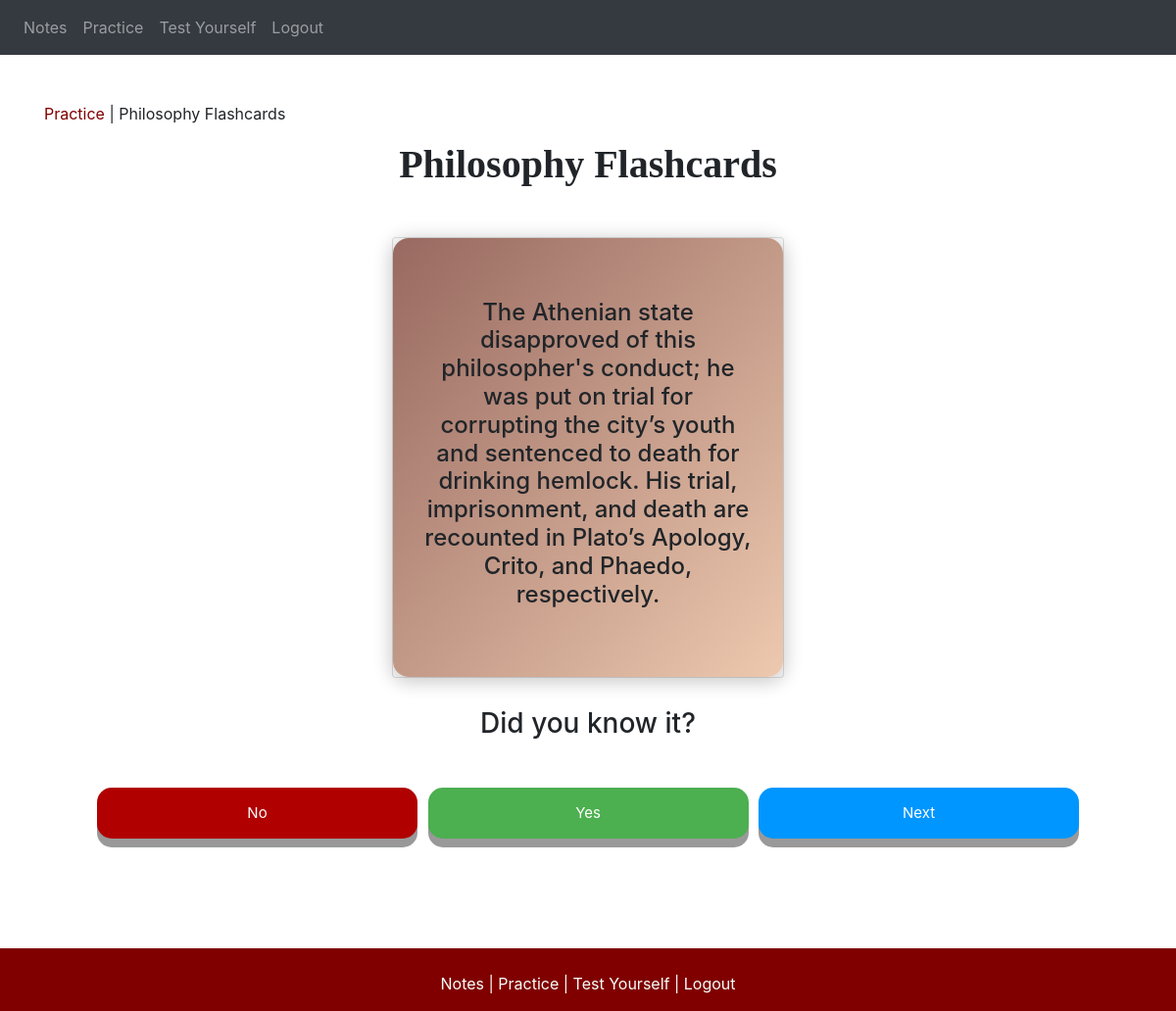
The page /practice/flashcards/philosophy (signed in) on the database its author committed.
### website/models.py (models this page shows)
class Philosophycard(db.Model):
    id=db.Column(db.Integer, primary_key=True)
    question=db.Column(db.String(1000))
    answer=db.Column(db.String(100))

### website/views.py (the view)
@views.route('/practice/flashcards/philosophy')
@login_required
def flashcards_philosophy():
    philosophycard  = Philosophycard.query.order_by(func.random()).limit(1)
    return render_template("practice/flashcards/philosophy.html", user=current_user, philosophycard=philosophycard)

### website/__init__.py (called while the page is built)
def create_app():
    app=Flask(__name__)
    app.config['SECRET_KEY']='krossekrabbepizzaistdiepizzanurfuerdichundmich'
    app.config['SQLALCHEMY_DATABASE_URI']='sqlite:///database.db'   #Define database location
    db.init_app(app)
    from .views import views
    from .auth import auth
    app.register_blueprint(views, url_prefix='/')
    app.register_blueprint(auth, url_prefix='/')
    from .models import User
    create_database(app)
    login_manager=LoginManager()
    login_manager.login_view='auth.login'        #where to redirect if not logged in
    login_manager.init_app(app)                  #telling login manager which app is used
    @login_manager.user_loader
    def load_user(id):
        return User.query.get(int(id))
    return app

### website/templates/practice/flashcards/philosophy.html
{% extends "base.html" %} {% block title %}Philosophy Flashcards{% endblock %}
{% block content%}
<br />
<br />
<ul style="list-style-type:none; padding-left: 0;">
    <li style="display:inline"><a style="color: maroon;" href="/practice">Practice </a> | </li>
    <li style="display:inline">Philosophy Flashcards</li>
</ul>
<form method="POST">
<h1 align="center" style="font-family: Cambria; font-weight: bold; ">Philosophy Flashcards</h1>
<center>
    <div class="card">
		<div class="card__inner">
			<div class="card__face card__face--front" style="padding-left: 30px; padding-right: 30px">
				<center>
					<h4>
						{% for philosophycard in philosophycard %}
							{{ philosophycard.question }}
					</h4>
				</center>
			</div>
			<div class="card__face card__face--back">
				<div class="card__content">
					<div class="card__header">
					</div>
					<div class="card__body">
						<center>
							<h2>
    							{{ philosophycard.answer }}
  								{% endfor %}
							</h2>
						</center>
					</div>
				</div>
			</div>
		</div>
	</div>
</center>
</form>
<h3 style="margin-top: 30px;" align="center" >Did you know it?</h3>
<div class="button_list" style="margin-bottom: 150px;">
	<div class="table">
		<ul style="list-style-type:none;" align="center">
			<li style="display: inline-block; width: 30%; padding: 10px 3px;"><button type="button" class='button' style="background-color: #B00000;">No</button></li>
			<li style="display: inline-block; width: 30%; padding: 10px 3px;"><button type="button" class='button' style="background-color: #4CAF50;">Yes</button></li>
			<li style="display: inline-block; width: 30%; padding: 10px 3px;"><button type="button" class='button' style="background-color: #0096FF;">Next</button></li>
		</ul>
	</div>
</div>
{% endblock %}

### website/static/styles.css (style rules this page uses)
.table { display: table; margin: 0 auto; }
:root { --primary:#986960; --secondary: #edc9af; --dark: #212121; --light: #F3F3F3; }
* { margin: 0; padding: 0; }
.card { margin: 50px auto 0; width: 400px; height: 450px; perspective: 1000px; }
.card__inner { width: 100%; height: 100%; transition: transform 1s; transform-style: preserve-3d; cursor: pointer; position: relative; }
.card__face { position: absolute; width: 100%; height: 100%; -webkit-backface-visibility: hidden; backface-visibility: hidden; overflow: hidden; border-radius: 16px; box-shadow: 0px 3px 18px 3px rgba(0, 0, 0, 0.2); }
.card__face--front { background-image: linear-gradient(to bottom right, var(--primary), var(--secondary)); display: flex; align-items: center; justify-content: center; }
.card__face--back { background-color: var(--light); transform: rotateY(180deg); }
.card__content { width: 100%; height: 100%; }
.card__header { position: relative; padding: 30px 30px 40px; }
.card__header:after { content: ''; display: block; position: absolute; top: 0; left: 0; right: 0; bottom: 0; background-image: linear-gradient(to bottom left, var(--primary) 10%, var(--secondary) 115%); z-index: -1; border-radius: 0px 0px 50% 0px; }
.card__body { padding: 30px; }
.button { padding: 15px; font-size: 15px; width: 100%; cursor: pointer; text-align: center; text-decoration: none; outline: none; color: #fff; border: none; border-radius: 15px; box-shadow: 0 9px #999; margin-top: 30px; }
.button_list { display: flex; width: 100%; overflow: hidden; bottom: 0; padding-left: 20px 0; }

### rows shown on the page
Philosophycard: question "The Athenian state disapproved of this philosopher's conduct; he was put on trial for corrupting the city’s youth and sentenced to death for drinking hemlock. His trial, imprisonment, and death are recounted in Plato’s Apology, Crito, and Phaedo, respectively.", answer "Socrates"
